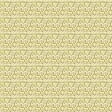

Below is a game level as drawn by its tile map, then a one-line description and the .tmx file that defines it, in full:
An orthogonal 7x7 tile map with 16x16 px tiles, 7 tile layers (Ebene 0, Ebene 1, Ebene 2, Ebene 3, ...).

<map version="1.0" orientation="orthogonal" width="7" height="7" tilewidth="16" tileheight="16">
 <properties>
  <property name="offset" value="-1" />
 </properties>
 <tileset firstgid="1" source="MC Realms.tsx" />
 <layer name="Ebene 0" width="7" height="7">
  <data>
   <tile gid="25" />
   <tile gid="25" />
   <tile gid="25" />
   <tile gid="25" />
   <tile gid="25" />
   <tile gid="25" />
   <tile gid="25" />
   <tile gid="25" />
   <tile gid="25" />
   <tile gid="25" />
   <tile gid="25" />
   <tile gid="25" />
   <tile gid="25" />
   <tile gid="25" />
   <tile gid="25" />
   <tile gid="25" />
   <tile gid="25" />
   <tile gid="25" />
   <tile gid="25" />
   <tile gid="25" />
   <tile gid="25" />
   <tile gid="25" />
   <tile gid="25" />
   <tile gid="25" />
   <tile gid="25" />
   <tile gid="25" />
   <tile gid="25" />
   <tile gid="25" />
   <tile gid="25" />
   <tile gid="25" />
   <tile gid="25" />
   <tile gid="25" />
   <tile gid="25" />
   <tile gid="25" />
   <tile gid="25" />
   <tile gid="25" />
   <tile gid="25" />
   <tile gid="25" />
   <tile gid="25" />
   <tile gid="25" />
   <tile gid="25" />
   <tile gid="25" />
   <tile gid="25" />
   <tile gid="25" />
   <tile gid="25" />
   <tile gid="25" />
   <tile gid="25" />
   <tile gid="25" />
   <tile gid="25" />
  </data>
 </layer>
 <layer name="Ebene 1" width="7" height="7">
  <data>
   <tile gid="289" />
   <tile gid="0" />
   <tile gid="0" />
   <tile gid="0" />
   <tile gid="289" />
   <tile gid="0" />
   <tile gid="289" />
   <tile gid="0" />
   <tile gid="61" />
   <tile gid="61" />
   <tile gid="61" />
   <tile gid="61" />
   <tile gid="61" />
   <tile gid="0" />
   <tile gid="0" />
   <tile gid="0" />
   <tile gid="0" />
   <tile gid="0" />
   <tile gid="0" />
   <tile gid="0" />
   <tile gid="0" />
   <tile gid="0" />
   <tile gid="84" />
   <tile gid="0" />
   <tile gid="0" />
   <tile gid="0" />
   <tile gid="164" />
   <tile gid="0" />
   <tile gid="0" />
   <tile gid="0" />
   <tile gid="0" />
   <tile gid="0" />
   <tile gid="0" />
   <tile gid="0" />
   <tile gid="0" />
   <tile gid="0" />
   <tile gid="0" />
   <tile gid="0" />
   <tile gid="0" />
   <tile gid="0" />
   <tile gid="0" />
   <tile gid="0" />
   <tile gid="289" />
   <tile gid="0" />
   <tile gid="0" />
   <tile gid="0" />
   <tile gid="0" />
   <tile gid="0" />
   <tile gid="289" />
  </data>
 </layer>
 <layer name="Ebene 2" width="7" height="7">
  <data>
   <tile gid="289" />
   <tile gid="0" />
   <tile gid="0" />
   <tile gid="0" />
   <tile gid="289" />
   <tile gid="0" />
   <tile gid="289" />
   <tile gid="0" />
   <tile gid="0" />
   <tile gid="0" />
   <tile gid="0" />
   <tile gid="91" />
   <tile gid="0" />
   <tile gid="0" />
   <tile gid="0" />
   <tile gid="0" />
   <tile gid="0" />
   <tile gid="0" />
   <tile gid="0" />
   <tile gid="0" />
   <tile gid="0" />
   <tile gid="0" />
   <tile gid="0" />
   <tile gid="0" />
   <tile gid="0" />
   <tile gid="0" />
   <tile gid="0" />
   <tile gid="0" />
   <tile gid="0" />
   <tile gid="0" />
   <tile gid="0" />
   <tile gid="0" />
   <tile gid="0" />
   <tile gid="0" />
   <tile gid="0" />
   <tile gid="0" />
   <tile gid="0" />
   <tile gid="0" />
   <tile gid="0" />
   <tile gid="0" />
   <tile gid="0" />
   <tile gid="0" />
   <tile gid="289" />
   <tile gid="0" />
   <tile gid="0" />
   <tile gid="0" />
   <tile gid="0" />
   <tile gid="0" />
   <tile gid="289" />
  </data>
 </layer>
 <layer name="Ebene 3" width="7" height="7">
  <data>
   <tile gid="289" />
   <tile gid="289" />
   <tile gid="289" />
   <tile gid="289" />
   <tile gid="289" />
   <tile gid="289" />
   <tile gid="289" />
   <tile gid="289" />
   <tile gid="0" />
   <tile gid="0" />
   <tile gid="0" />
   <tile gid="0" />
   <tile gid="0" />
   <tile gid="289" />
   <tile gid="289" />
   <tile gid="0" />
   <tile gid="0" />
   <tile gid="0" />
   <tile gid="0" />
   <tile gid="0" />
   <tile gid="289" />
   <tile gid="289" />
   <tile gid="69" />
   <tile gid="0" />
   <tile gid="0" />
   <tile gid="0" />
   <tile gid="0" />
   <tile gid="289" />
   <tile gid="289" />
   <tile gid="0" />
   <tile gid="0" />
   <tile gid="0" />
   <tile gid="0" />
   <tile gid="0" />
   <tile gid="289" />
   <tile gid="289" />
   <tile gid="0" />
   <tile gid="0" />
   <tile gid="0" />
   <tile gid="0" />
   <tile gid="0" />
   <tile gid="289" />
   <tile gid="289" />
   <tile gid="289" />
   <tile gid="289" />
   <tile gid="289" />
   <tile gid="289" />
   <tile gid="289" />
   <tile gid="289" />
  </data>
 </layer>
 <layer name="Ebene 4" width="7" height="7">
  <data>
   <tile gid="0" />
   <tile gid="289" />
   <tile gid="0" />
   <tile gid="0" />
   <tile gid="0" />
   <tile gid="289" />
   <tile gid="0" />
   <tile gid="0" />
   <tile gid="289" />
   <tile gid="0" />
   <tile gid="0" />
   <tile gid="0" />
   <tile gid="289" />
   <tile gid="0" />
   <tile gid="0" />
   <tile gid="289" />
   <tile gid="0" />
   <tile gid="0" />
   <tile gid="0" />
   <tile gid="289" />
   <tile gid="0" />
   <tile gid="0" />
   <tile gid="289" />
   <tile gid="0" />
   <tile gid="0" />
   <tile gid="0" />
   <tile gid="289" />
   <tile gid="0" />
   <tile gid="0" />
   <tile gid="289" />
   <tile gid="0" />
   <tile gid="0" />
   <tile gid="0" />
   <tile gid="289" />
   <tile gid="0" />
   <tile gid="0" />
   <tile gid="289" />
   <tile gid="0" />
   <tile gid="0" />
   <tile gid="0" />
   <tile gid="289" />
   <tile gid="0" />
   <tile gid="0" />
   <tile gid="289" />
   <tile gid="0" />
   <tile gid="0" />
   <tile gid="0" />
   <tile gid="289" />
   <tile gid="0" />
  </data>
 </layer>
 <layer name="Ebene 5" width="7" height="7">
  <data>
   <tile gid="0" />
   <tile gid="0" />
   <tile gid="289" />
   <tile gid="0" />
   <tile gid="289" />
   <tile gid="0" />
   <tile gid="0" />
   <tile gid="0" />
   <tile gid="0" />
   <tile gid="289" />
   <tile gid="0" />
   <tile gid="289" />
   <tile gid="0" />
   <tile gid="0" />
   <tile gid="0" />
   <tile gid="0" />
   <tile gid="289" />
   <tile gid="0" />
   <tile gid="289" />
   <tile gid="0" />
   <tile gid="0" />
   <tile gid="0" />
   <tile gid="0" />
   <tile gid="289" />
   <tile gid="0" />
   <tile gid="289" />
   <tile gid="0" />
   <tile gid="0" />
   <tile gid="0" />
   <tile gid="0" />
   <tile gid="289" />
   <tile gid="0" />
   <tile gid="289" />
   <tile gid="0" />
   <tile gid="0" />
   <tile gid="0" />
   <tile gid="0" />
   <tile gid="289" />
   <tile gid="0" />
   <tile gid="289" />
   <tile gid="0" />
   <tile gid="0" />
   <tile gid="0" />
   <tile gid="0" />
   <tile gid="289" />
   <tile gid="0" />
   <tile gid="289" />
   <tile gid="0" />
   <tile gid="0" />
  </data>
 </layer>
 <layer name="Ebene 6" width="7" height="7">
  <data>
   <tile gid="0" />
   <tile gid="0" />
   <tile gid="0" />
   <tile gid="289" />
   <tile gid="0" />
   <tile gid="0" />
   <tile gid="0" />
   <tile gid="0" />
   <tile gid="0" />
   <tile gid="0" />
   <tile gid="289" />
   <tile gid="0" />
   <tile gid="0" />
   <tile gid="0" />
   <tile gid="0" />
   <tile gid="0" />
   <tile gid="0" />
   <tile gid="289" />
   <tile gid="0" />
   <tile gid="0" />
   <tile gid="0" />
   <tile gid="0" />
   <tile gid="0" />
   <tile gid="0" />
   <tile gid="289" />
   <tile gid="0" />
   <tile gid="0" />
   <tile gid="0" />
   <tile gid="0" />
   <tile gid="0" />
   <tile gid="0" />
   <tile gid="289" />
   <tile gid="0" />
   <tile gid="0" />
   <tile gid="0" />
   <tile gid="0" />
   <tile gid="0" />
   <tile gid="0" />
   <tile gid="289" />
   <tile gid="0" />
   <tile gid="0" />
   <tile gid="0" />
   <tile gid="0" />
   <tile gid="0" />
   <tile gid="0" />
   <tile gid="289" />
   <tile gid="0" />
   <tile gid="0" />
   <tile gid="0" />
  </data>
 </layer>
</map>
